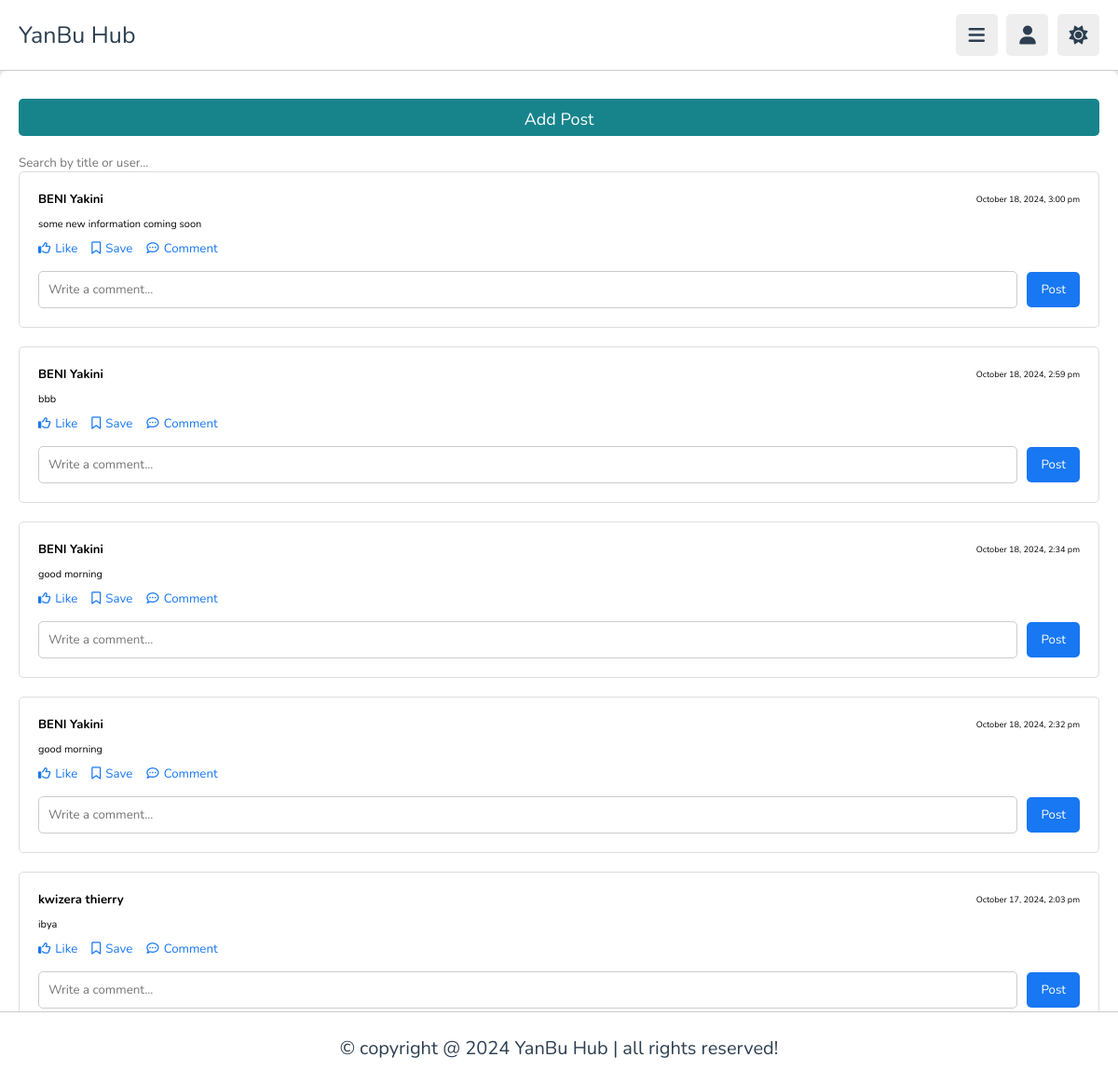
The page /Learner-dashboard/comm.php (signed in) on the database its author committed.
### tables this page shows
CREATE TABLE `posts` (
  `post_id` int(11) NOT NULL,
  `user_id` int(11) NOT NULL,
  `post_description` text NOT NULL,
  `post_content` text NOT NULL,
  `post_date` datetime DEFAULT current_timestamp(),
  `saves` int(11) DEFAULT 0,
  `like_id` int(11) DEFAULT NULL,
  `Comment_id` int(11) DEFAULT NULL
);

### Learner-dashboard/comm.php (the view, shortened to what this page needs)
<?php
include '../db.php';
$query = $conn->prepare("
    SELECT
        posts.user_id,
        posts.post_content,
        posts.post_date,
        CONCAT(users.first_name, ' ', users.last_name) AS user_name
    FROM posts
    JOIN users ON posts.user_id = users.user_id
    ORDER BY posts.post_date DESC
");
$query->execute();
$result = $query->get_result();
$posts = $result->fetch_all(MYSQLI_ASSOC);
?>
<!DOCTYPE html>
<html lang="en">
<head>
   <link rel="stylesheet" href="https://cdnjs.cloudflare.com/ajax/libs/font-awesome/6.1.2/css/all.min.css">
   <link rel="stylesheet" href="css/style.css">
</head>
<body>
<header class="header">
   <section class="flex">
      <a href="home.php" class="logo">YanBu Hub</a>
      <div class="icons">
         <div id="menu-btn" class="fas fa-bars"></div>
         <div id="user-btn" class="fas fa-user"></div>
         <div id="toggle-btn" class="fas fa-sun"></div>
      </div>
   </section>
</header>
<section class="community" style="position: relative;">
    <button id="add-post-btn" class="btn">Add Post</button>
    <div class="posts-section">
        <input type="text" id="search-input" placeholder="Search by title or user..." />
        <div id="posts-container">
            <?php if (count($posts) > 0): ?>
                <?php foreach ($posts as $post): ?>
                    <div class="post">
                        <div class="post-header">
                            <h3><?php echo htmlspecialchars($post['user_name']); ?></h3>
                            <small><?php echo date('F j, Y, g:i a', strtotime($post['post_date'])); ?></small>
                        </div>
                        <p><?php echo htmlspecialchars($post['post_content']); ?></p>
                        <div class="post-actions">
                            <button class="action-btn"><i class="far fa-thumbs-up"></i> Like</button>
                            <button class="action-btn"><i class="far fa-bookmark"></i> Save</button>
                            <button class="action-btn"><i class="far fa-comment-dots"></i> Comment</button>
                        </div>
                        <div class="commenting-area">
                            <input type="text" class="comment-input" placeholder="Write a comment..." />
                            <button class="comment-btn">Post</button>
                        </div>
                    </div>
                <?php endforeach; ?>
            <?php else: ?>
                <p>No posts found.</p>
            <?php endif; ?>
        </div>
    </div>
</section>
<footer class="footer">
   &copy; copyright @ 2024 YanBu Hub | all rights reserved!
</footer>
</body>
</html>

### Learner-dashboard/css/style.css (style rules this page uses)
:root { --main-color:rgb(36, 127, 135); --red:#e74c3c; --orange:#f39c12; --light-color:#888; --light-bg:#eee; --black:#2c3e50; --white:#fff; --border:.1rem solid rgba(0,0,0,.2); }
* { font-family: 'Nunito', sans-serif; margin:0; padding:0; box-sizing: border-box; outline: none; border:none; text-decoration: none; }
html { font-size: 62.5%; overflow-x: hidden; }
body { background-color: var(--light-bg); padding-left: 30rem; }
section { padding:2rem; margin: 0 auto; max-width: 1200px; }
.inline-btn, .inline-option-btn, .inline-delete-btn, .btn, .delete-btn, .option-btn { border-radius: .5rem; color:#fff; font-size: 1.8rem; cursor: pointer; text-transform: capitalize; padding:1rem 3rem; text-align: center; margin-top: 1rem; }
.btn, .delete-btn, .option-btn { display: block; width: 100%; }
.btn, .inline-btn { background-color: var(--main-color); }
.header { position: sticky; top:0; left:0; right: 0; background-color: var(--white); z-index: 1000; border-bottom: var(--border); }
.header .flex { display: flex; align-items: center; justify-content: space-between; position: relative; padding: 1.5rem 2rem; }
.header .flex .logo { font-size: 2.5rem; color: var(--black); }
.header .flex .icons div { font-size: 2rem; color:var(--black); background-color: var(--light-bg); border-radius: .5rem; height: 4.5rem; width: 4.5rem; line-height: 4.5rem; cursor: pointer; text-align: center; margin-left: .7rem; }
.footer { background-color: var(--white); border-top: var(--border); position: sticky; bottom: 0; left: 0; right: 0; text-align: center; font-size: 2rem; padding:2.5rem 2rem; color:var(--black); margin-top: 1rem; z-index: 1000; }
@media (max-width:1200px) { body { padding-left: 0; } }

### Learner-dashboard/comm.php (style rules this page uses)
section { max-height: 100vh; padding: 20px; overflow: auto; }
.community { display: flex; flex-direction: column; height: auto; margin-right: auto; margin: auto; background: white; border-radius: 8px; box-shadow: 0 2px 10px rgba(0, 0, 0, 0.1); padding: 20px; width: 100%; }
.posts-section { margin-bottom: 20px; width: 100%; }
#add-post-btn { width: 100%; height: 40px; margin-bottom: 20px; padding: 10px; background-color: rgb(23, 132, 140); color: white; border: none; border-radius: 5px; cursor: pointer; transition: background-color 0.3s ease; }
.post { border: 1px solid #ddd; border-radius: 5px; padding: 20px; margin-bottom: 20px; background-color: #fff; transition: transform 0.2s ease; font-size: 1.1em; }
.post-header { display: flex; justify-content: space-between; align-items: center; margin-bottom: 10px; }
.post-header h3 { margin: 0; font-size: 1.2em; }
.post-actions { margin-top: 10px; display: flex; justify-content: flex-start; gap: 15px; }
.action-btn { background: none; border: none; color: #1877f2; cursor: pointer; display: flex; align-items: center; transition: color 0.2s ease; }
.action-btn i { margin-right: 5px; }
.commenting-area { margin-top: 15px; display: flex; align-items: center; }
.comment-input { flex-grow: 1; padding: 10px; border: 1px solid #ccc; border-radius: 5px; margin-right: 10px; }
.comment-btn { padding: 10px 15px; background-color: #1877f2; color: white; border: none; border-radius: 5px; cursor: pointer; transition: background-color 0.3s ease; }
.footer { background-color: var(--white); border-top: var(--border); position: fixed; bottom: 0; left: 0; right: 0; text-align: center; font-size: 2rem; padding: 2.5rem 2rem; color: var(--black); margin-top: 1rem; z-index: 1000; }

### rows shown on the page
posts: user_name "BENI Yakini", post_date "October 18, 2024, 3:00 pm", post_content "some new information coming soon"
posts: user_name "BENI Yakini", post_date "October 18, 2024, 2:59 pm", post_content "bbb"
posts: user_name "BENI Yakini", post_date "October 18, 2024, 2:34 pm", post_content "good morning"
posts: user_name "BENI Yakini", post_date "October 18, 2024, 2:32 pm", post_content "good morning"
posts: user_name "kwizera thierry", post_date "October 17, 2024, 2:03 pm", post_content "ibya"
